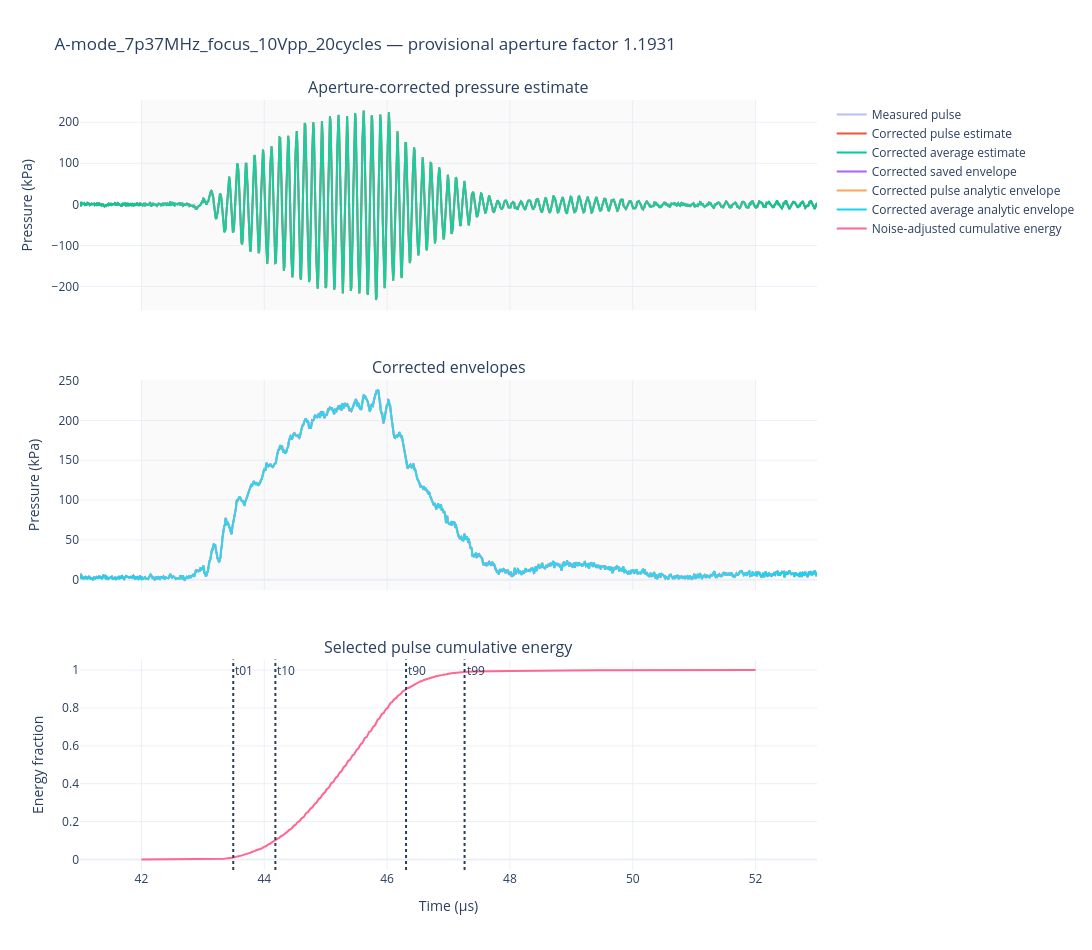

Notebook cell for this chart:
### Code cell
from plotly.subplots import make_subplots

fig_corrected_a_mode = make_subplots(
    rows=3, cols=1, shared_xaxes=True, vertical_spacing=0.09,
    subplot_titles=("Aperture-corrected pressure estimate", "Corrected envelopes",
                    "Selected pulse cumulative energy"))
fig_corrected_a_mode.add_scatter(x=pulse_corrected["Time_s"] * 1e6,
    y=pulse_corrected["Baseline_Centred_Pressure_Pa"] / 1000,
    name="Measured pulse", opacity=.45, row=1, col=1)
fig_corrected_a_mode.add_scatter(x=pulse_corrected["Time_s"] * 1e6,
    y=pulse_corrected["Corrected_Amplitude_Pa"] / 1000,
    name="Corrected pulse estimate", row=1, col=1)
fig_corrected_a_mode.add_scatter(x=average_corrected["Time_s"] * 1e6,
    y=average_corrected["Corrected_Average_Pressure_Pa"] / 1000,
    name="Corrected average estimate", row=1, col=1)
fig_corrected_a_mode.add_scatter(x=average_corrected["Time_s"] * 1e6,
    y=average_corrected["Corrected_Saved_Envelope_Pa"] / 1000,
    name="Corrected saved envelope", row=2, col=1)
fig_corrected_a_mode.add_scatter(x=pulse_corrected["Time_s"] * 1e6,
    y=pulse_corrected["Corrected_Analytic_Envelope_Pa"] / 1000,
    name="Corrected pulse analytic envelope", row=2, col=1)
fig_corrected_a_mode.add_scatter(x=average_corrected["Time_s"] * 1e6,
    y=average_corrected["Corrected_Analytic_Envelope_Pa"] / 1000,
    name="Corrected average analytic envelope", row=2, col=1)

times = pulse_corrected["Time_s"].to_numpy()
start, end = pulse_gate_s
gated_times = np.r_[start, times[(times > start) & (times < end)], end]
gated_intensity = np.interp(gated_times, times, pulse_corrected["Corrected_Instantaneous_Intensity_W_m2"])
raw_cumulative = np.r_[0., np.cumsum(.5 * (gated_intensity[:-1] + gated_intensity[1:]) * np.diff(gated_times))]
noise_intensity = pulse_energy_result["noise_variance_pa2"] / acoustic_impedance_pa_s_m
signed_cumulative = raw_cumulative - (noise_intensity * (gated_times-start) if subtract_noise_energy else 0)
total = max(float(signed_cumulative[-1]), 0.)
projected = np.clip(isotonic_regression(signed_cumulative).x, 0., total)
projected[0], projected[-1] = 0., total
energy_fraction = projected / total if total > 0 else np.full_like(projected, np.nan)
fig_corrected_a_mode.add_scatter(x=gated_times * 1e6, y=energy_fraction,
                               name="Noise-adjusted cumulative energy", row=3, col=1)
for key in ["t01", "t10", "t90", "t99"]:
    value = pulse_energy_result[key]
    if np.isfinite(value):
        fig_corrected_a_mode.add_vline(x=value * 1e6, line_dash="dot", annotation_text=key, row=3, col=1)
for row in [1, 2]:
    fig_corrected_a_mode.add_vrect(x0=start*1e6, x1=end*1e6, fillcolor="lightgray",
                                  opacity=.12, line_width=0, row=row, col=1)
    fig_corrected_a_mode.update_yaxes(title_text="Pressure (kPa)", row=row, col=1)
fig_corrected_a_mode.update_yaxes(title_text="Energy fraction", row=3, col=1)
fig_corrected_a_mode.update_xaxes(title_text="Time (µs)", range=[start*1e6-1, end*1e6+1], row=3, col=1)
fig_corrected_a_mode.update_layout(
    title=f"{measurement} — provisional aperture factor {aperture_pressure_factor:.4f}",
    template="plotly_white", width=1100, height=950, hovermode="x unified")
fig_corrected_a_mode.show()

### Figure 1 — Plotly figure (JSON) as saved in the notebook; plotly's stock layout.template omitted (floating-point values rounded to 4 significant figures; data arrays with more than 128 entries replaced by an {"elided": "..."} marker saying what was removed)
{"data": [{"name": "Measured pulse", "opacity": 0.45, "type": "scatter", "x": {"elided": "2002 float values"}, "xaxis": "x", "y": {"elided": "2002 float values"}, "yaxis": "y"}, {"name": "Corrected pulse estimate", "type": "scatter", "x": {"elided": "2002 float values"}, "xaxis": "x", "y": {"elided": "2002 float values"}, "yaxis": "y"}, {"name": "Corrected average estimate", "type": "scatter", "x": {"elided": "2002 float values"}, "xaxis": "x", "y": {"elided": "2002 float values"}, "yaxis": "y"}, {"name": "Corrected saved envelope", "type": "scatter", "x": {"elided": "2002 float values"}, "xaxis": "x2", "y": {"elided": "2002 float values"}, "yaxis": "y2"}, {"name": "Corrected pulse analytic envelope", "type": "scatter", "x": {"elided": "2002 float values"}, "xaxis": "x2", "y": {"elided": "2002 float values"}, "yaxis": "y2"}, {"name": "Corrected average analytic envelope", "type": "scatter", "x": {"elided": "2002 float values"}, "xaxis": "x2", "y": {"elided": "2002 float values"}, "yaxis": "y2"}, {"name": "Noise-adjusted cumulative energy", "type": "scatter", "x": {"elided": "1002 float values"}, "xaxis": "x3", "y": {"elided": "1002 float values"}, "yaxis": "y3"}], "layout": {"annotations": [{"font": {"size": 16}, "showarrow": false, "text": "Aperture-corrected pressure estimate", "x": 0.5, "xanchor": "center", "xref": "paper", "y": 1, "yanchor": "bottom", "yref": "paper"}, {"font": {"size": 16}, "showarrow": false, "text": "Corrected envelopes", "x": 0.5, "xanchor": "center", "xref": "paper", "y": 0.6367, "yanchor": "bottom", "yref": "paper"}, {"font": {"size": 16}, "showarrow": false, "text": "Selected pulse cumulative energy", "x": 0.5, "xanchor": "center", "xref": "paper", "y": 0.2733, "yanchor": "bottom", "yref": "paper"}, {"showarrow": false, "text": "t01", "x": 43.5, "xanchor": "left", "xref": "x3", "y": 1, "yanchor": "top", "yref": "y3 domain"}, {"showarrow": false, "text": "t10", "x": 44.18, "xanchor": "left", "xref": "x3", "y": 1, "yanchor": "top", "yref": "y3 domain"}, {"showarrow": false, "text": "t90", "x": 46.31, "xanchor": "left", "xref": "x3", "y": 1, "yanchor": "top", "yref": "y3 domain"}, {"showarrow": false, "text": "t99", "x": 47.26, "xanchor": "left", "xref": "x3", "y": 1, "yanchor": "top", "yref": "y3 domain"}], "height": 950, "hovermode": "x unified", "shapes": [{"line": {"dash": "dot"}, "type": "line", "x0": 43.5, "x1": 43.5, "xref": "x3", "y0": 0, "y1": 1, "yref": "y3 domain"}, {"line": {"dash": "dot"}, "type": "line", "x0": 44.18, "x1": 44.18, "xref": "x3", "y0": 0, "y1": 1, "yref": "y3 domain"}, {"line": {"dash": "dot"}, "type": "line", "x0": 46.31, "x1": 46.31, "xref": "x3", "y0": 0, "y1": 1, "yref": "y3 domain"}, {"line": {"dash": "dot"}, "type": "line", "x0": 47.26, "x1": 47.26, "xref": "x3", "y0": 0, "y1": 1, "yref": "y3 domain"}, {"fillcolor": "lightgray", "line": {"width": 0}, "opacity": 0.12, "type": "rect", "x0": 42, "x1": 52, "xref": "x", "y0": 0, "y1": 1, "yref": "y domain"}, {"fillcolor": "lightgray", "line": {"width": 0}, "opacity": 0.12, "type": "rect", "x0": 42, "x1": 52, "xref": "x2", "y0": 0, "y1": 1, "yref": "y2 domain"}], "title": {"text": "A-mode_7p37MHz_focus_10Vpp_20cycles — provisional aperture factor 1.1931"}, "width": 1100, "xaxis": {"anchor": "y", "domain": [0, 1], "matches": "x3", "showticklabels": false}, "xaxis2": {"anchor": "y2", "domain": [0, 1], "matches": "x3", "showticklabels": false}, "xaxis3": {"anchor": "y3", "domain": [0, 1], "range": [41, 53], "title": {"text": "Time (µs)"}}, "yaxis": {"anchor": "x", "domain": [0.7267, 1], "title": {"text": "Pressure (kPa)"}}, "yaxis2": {"anchor": "x2", "domain": [0.3633, 0.6367], "title": {"text": "Pressure (kPa)"}}, "yaxis3": {"anchor": "x3", "domain": [0, 0.2733], "title": {"text": "Energy fraction"}}}}
